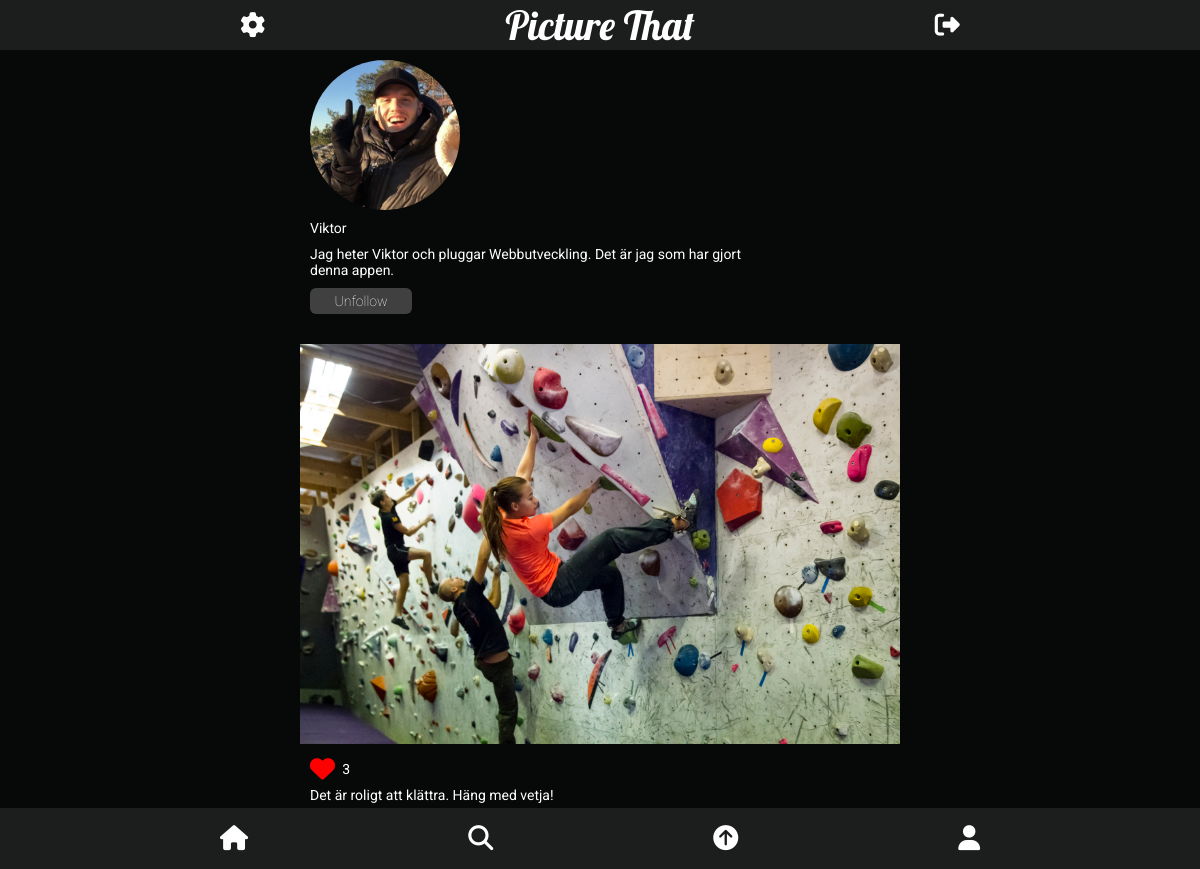
/profile.php?id=1 (signed in), run on the app's committed database.
### tables this page shows
CREATE TABLE users (
id INTEGER PRIMARY KEY,
fullname VARCHAR,
username VARCHAR,
email VARCHAR,
password VARCHAR,
profileimage VARCHAR,
biography VARCHAR);

CREATE TABLE posts (
id integer primary KEY
autoincrement,
postImage VARCHAR,
postContent VARCHAR,
createdAt VARCHAR,
userId INTEGER
);

### app/functions.php (called while the page is built, shortened)
<?php
function isLoggedIn(): bool
{
    return isset($_SESSION['user']);
}
function getUserById(int $id, PDO $pdo): array
{
    $statement = $pdo->prepare('SELECT * FROM users WHERE id = :id');
    $statement->execute([
        ':id' => $id
    ]);
    $user = $statement->fetch(PDO::FETCH_ASSOC);
    if ($user) {
        return $user;
    }
}
function getPostsByUser(int $id, object $pdo): array
{
    $statement = $pdo->prepare('SELECT * FROM posts WHERE userId = :userId ORDER BY createdAt DESC');
    $statement->bindParam(':userId', $id, PDO::PARAM_INT);
    $statement->execute();
    $posts = $statement->fetchAll(PDO::FETCH_ASSOC);
    return $posts;
}
function countLikes(int $postId, object $pdo): string
{
    $statement = $pdo->prepare('SELECT COUNT(*) FROM likes WHERE postId = :postId');
    $statement->bindParam(':postId', $postId, PDO::PARAM_INT);
    $statement->execute();
    $likes = $statement->fetch(PDO::FETCH_ASSOC);
    return $likes["COUNT(*)"];
}
function isLikedByUser(int $postId, int $userId, object $pdo): bool
{
    $statement = $pdo->prepare('SELECT * FROM likes WHERE postId = :postId AND userId = :userId');
    $statement->bindParam(':postId', $postId, PDO::PARAM_INT);
    $statement->bindParam(':userId', $userId, PDO::PARAM_INT);
    $statement->execute();
    $isLikedByUser = $statement->fetch(PDO::FETCH_ASSOC);
    return $isLikedByUser ? true : false;
}
function isFollowed(int $loggedInUserId, int $profileId, PDO $pdo): bool
{
        $query = 'SELECT * FROM followers WHERE profileId = :profileId AND followerId = :followerId';
        $statement = $pdo->prepare($query);
        $statement->execute([
            ':profileId' => $profileId,
            ':followerId' => $loggedInUserId
        ]);
        $isFollowed = $statement->fetch(PDO::FETCH_ASSOC);
        if ($isFollowed) {
            return true;
        } else {
            return false;
        }
}

### profile.php (the view, shortened to what this page needs)
<?php require __DIR__ . '/views/header.php'; ?>
<?php
$profileId = $_GET['id'];
$user = getUserById($profileId, $pdo);
$posts = getPostsByUser($profileId, $pdo);
$loggedInUserId = $_SESSION['user']['id']; ?>
<section class="profile-page">
    <div class="profile-info">
        <div class="profile-image">
            <?php if (isLoggedIn()) : ?>
                <img loading="lazy" class="profile-image-src" src="<?= 'app/users/images/' . $user['profileimage'] ?>" alt="Profile-image">
            <?php endif; ?>
        </div>
        <p class=> <?php echo $user['username'] ?></p>
        <div class="biography-profile-page">
            <?php if (isLoggedIn()) : ?>
                <p><?php echo $user['biography']; ?></p>
            <?php endif; ?>
        </div>
        <?php if ($profileId !== $loggedInUserId) : ?>
            <form class="follow-form" action="app/users/follows.php" method="post">
                <button class="follow-button">
                    <?php if (isFollowed($loggedInUserId, $profileId, $pdo)) : ?>
                        Unfollow
                    <?php else : ?>
                        Follow
                    <?php endif; ?>
                </button>
            </form>
        <?php endif; ?>
    </div>
    <?php if (isLoggedIn()) : ?>
        <div class="profile-wrapper">
            <?php foreach ($posts as $post) : ?>
                <div data-id="<?= $post['id'] ?>" class="profile-post">
                    <img loading="lazy" data-id="<?= $post['id'] ?>" class="profile-post-src" src="<?= 'app/posts/uploads/' . $post['postImage'] ?>" alt="">
                    <div data-id="<?= $post['id'] ?>" class="post-content ">
                        <?php $likes = countLikes($post['id'], $pdo) ?>
                        <?php $isLikedByUser = isLikedByUser($post['id'], $_SESSION['user']['id'], $pdo); ?>
                        <div class="info-bottom-image">
                            <div class="likes-position">
                                <form data-id="<?= $post['id'] ?>" class="like-form" action="app/posts/likes.php" method="post" enctype="multipart/form-data">
                                    <button data-id="<?= $post['id'] ?>" class=" button-liked like <?= $isLikedByUser ? '' : 'hidden' ?>" type=" submit" name="postId" value="<?= $post['id'] ?>"><i class="fas fa-heart"></i></button>
                                </form>
                                <p class="likeCount<?= $post['id'] ?>"><?php echo $likes ?></p>
                            </div>
                            <p class="content-bottom"><?php echo $post['postContent']; ?></p>
                            <p class="date-bottom"><?php $date = $post['createdAt'];
                                                    $currentDate = explode("-", $date);
                                                    echo $currentDate[0] . '-' . $currentDate[1] . '-' . $currentDate[2] ?></p>
                        </div>
                    </div>
                <?php endforeach; ?>
                </div>
            <?php endif; ?>
</section>
<?php require __DIR__ . '/views/footer.php'; ?>

### assets/styles/main.css (style rules this page uses)
* { margin: 0; padding: 0; box-sizing: border-box; font-size: 14px; font-family: "Roboto", sans-serif; }
body { width: 100vw; display: flex; flex-direction: column; align-items: center; justify-content: center; background-color: #070909; color: white; }
section { width: 100%; display: flex; flex-direction: column; align-items: center; justify-content: center; }

### assets/styles/profile.css (style rules this page uses)
.profile-page { width: 100%; margin-top: 50px; display: flex; justify-content: flex-start; }
.profile-image-src { margin: 0 10px; border-radius: 50%; display: flex; width: 100px; height: 100px; object-fit: cover; }
.info-bottom-image { margin: 10px 30px 10px 10px; }
.likes-position { width: 40px; display: flex; align-items: center; justify-content: space-between; margin-bottom: 5px; }
.biography-profile-page { width: 80%; }
.follow-form { margin: 0 10px; }
.profile-post-src { width: 100%; object-fit: cover; }
.profile-wrapper { width: 100vw; display: flex; flex-direction: row; flex-wrap: wrap; margin-bottom: 30px; margin-top: 15px; }
.profile-info { margin: 10px; width: 100%; }
.profile-info p { margin: 10px; }
.profile-post { margin-bottom: 5px; width: 100%; }

### assets/styles/footer.css (style rules this page uses)
i { font-size: 25px; color: white; }

### assets/styles/feed.css (style rules this page uses)
.content-bottom { margin-top: 5px; }
.date-bottom { margin-top: 5px; }

### assets/styles/buttons.css (style rules this page uses)
.submit-button, .follow-button { border: none; background: #404040; color: #ffffff; font-weight: 100; padding: 5px; border-radius: 6px; transition: all 0.3s ease 0s; width: 102px; }
.button-liked { background: none; border: none; }
.button-liked i { color: red; }

### assets/styles/desktopversion.css (style rules this page uses)
@media all and (min-width: 768px) { section { width: 50vw; } }
@media all and (min-width: 768px) { body { margin: auto; width: 50vw; } }
@media all and (min-width: 768px) { .profile-wrapper { width: 50vw; } }
@media all and (min-width: 768px) { .profile-image-src { width: 150px; height: 150px; } }
@media all and (min-width: 768px) { .profile-post-src { width: 100%; } }

### data on the page
users: profileimage (picture), username "Viktor", biography "Jag heter Viktor och pluggar Webbutveckling. Det är jag som har gjort denna appen."
posts: postImage (picture), $post['id'] 30 (drawn), likes "3", postContent "Det är roligt att klättra. Häng med vetja!"

### other printed values
$config['title'] "Picture That"
